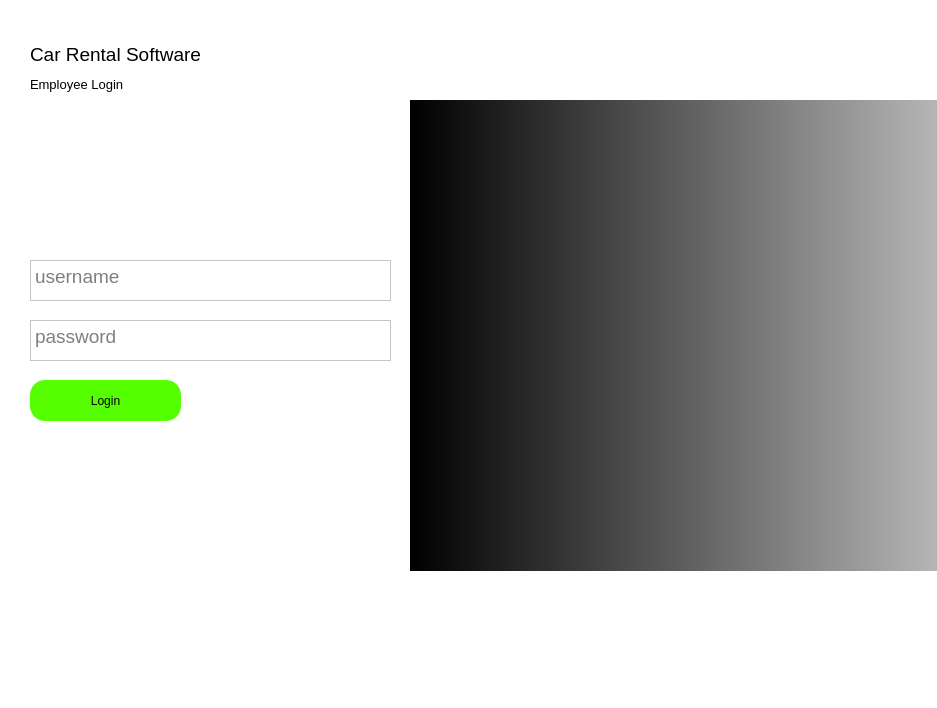
<?xml version="1.0" encoding="UTF-8"?>
<ui version="4.0">
 <class>MainWindow</class>
 <widget class="QMainWindow" name="MainWindow">
  <property name="geometry">
   <rect>
    <x>0</x>
    <y>0</y>
    <width>937</width>
    <height>708</height>
   </rect>
  </property>
  <property name="windowTitle">
   <string>MainWindow</string>
  </property>
  <property name="styleSheet">
   <string notr="true">background-color: rgb(255, 255, 255);</string>
  </property>
  <widget class="QWidget" name="centralwidget">
   <widget class="QTextEdit" name="editUsername">
    <property name="geometry">
     <rect>
      <x>30</x>
      <y>260</y>
      <width>361</width>
      <height>41</height>
     </rect>
    </property>
    <property name="font">
     <font>
      <pointsize>14</pointsize>
     </font>
    </property>
    <property name="placeholderText">
     <string>username</string>
    </property>
   </widget>
   <widget class="QTextEdit" name="editPassword">
    <property name="geometry">
     <rect>
      <x>30</x>
      <y>320</y>
      <width>361</width>
      <height>41</height>
     </rect>
    </property>
    <property name="font">
     <font>
      <pointsize>14</pointsize>
     </font>
    </property>
    <property name="inputMethodHints">
     <set>Qt::ImhHiddenText|Qt::ImhMultiLine|Qt::ImhSensitiveData</set>
    </property>
    <property name="placeholderText">
     <string>password</string>
    </property>
   </widget>
   <widget class="QLabel" name="label">
    <property name="geometry">
     <rect>
      <x>30</x>
      <y>40</y>
      <width>201</width>
      <height>28</height>
     </rect>
    </property>
    <property name="font">
     <font>
      <pointsize>14</pointsize>
     </font>
    </property>
    <property name="text">
     <string>Car Rental Software</string>
    </property>
   </widget>
   <widget class="QLabel" name="label_2">
    <property name="geometry">
     <rect>
      <x>30</x>
      <y>70</y>
      <width>201</width>
      <height>28</height>
     </rect>
    </property>
    <property name="font">
     <font>
      <pointsize>10</pointsize>
     </font>
    </property>
    <property name="text">
     <string>Employee Login</string>
    </property>
   </widget>
   <widget class="QPushButton" name="loginBtn">
    <property name="geometry">
     <rect>
      <x>30</x>
      <y>380</y>
      <width>151</width>
      <height>41</height>
     </rect>
    </property>
    <property name="styleSheet">
     <string notr="true">background-color: rgb(85, 255, 0);
border-radius:15px;</string>
    </property>
    <property name="text">
     <string>Login</string>
    </property>
   </widget>
   <widget class="QLabel" name="label_3">
    <property name="geometry">
     <rect>
      <x>410</x>
      <y>100</y>
      <width>741</width>
      <height>471</height>
     </rect>
    </property>
    <property name="font">
     <font>
      <pointsize>10</pointsize>
     </font>
    </property>
    <property name="styleSheet">
     <string notr="true">background-color: qlineargradient(spread:pad, x1:0, y1:0, x2:1, y2:0, stop:0 rgba(0, 0, 0, 255), stop:1 rgba(255, 255, 255, 255));</string>
    </property>
    <property name="text">
     <string/>
    </property>
    <property name="pixmap">
     <pixmap>../../../Desktop/bolero-neo-exterior-right-front-three-quarter.webp</pixmap>
    </property>
    <property name="scaledContents">
     <bool>true</bool>
    </property>
   </widget>
   <widget class="QLabel" name="status_label">
    <property name="geometry">
     <rect>
      <x>0</x>
      <y>600</y>
      <width>931</width>
      <height>41</height>
     </rect>
    </property>
    <property name="styleSheet">
     <string notr="true">color: rgb(0, 255, 0);
font: 75 12pt &quot;MS Shell Dlg 2&quot;;</string>
    </property>
    <property name="text">
     <string/>
    </property>
   </widget>
  </widget>
  <widget class="QMenuBar" name="menubar">
   <property name="geometry">
    <rect>
     <x>0</x>
     <y>0</y>
     <width>937</width>
     <height>26</height>
    </rect>
   </property>
  </widget>
  <widget class="QStatusBar" name="statusbar"/>
 </widget>
 <resources/>
 <connections/>
</ui>
